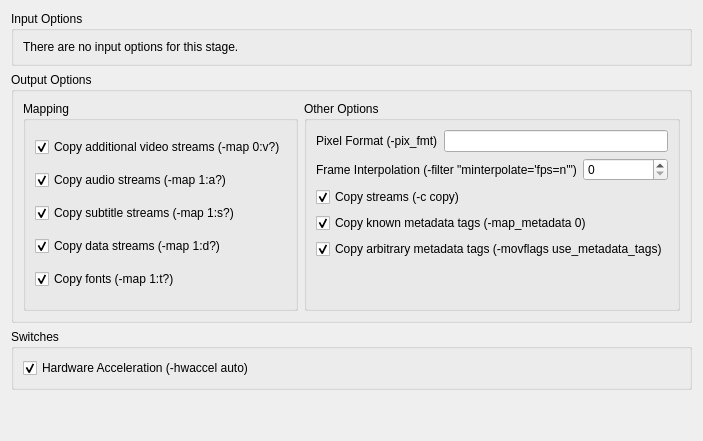
          <widget class="QWidget" name="ffmpegMigrateStreamsTab">
           <attribute name="title">
            <string>Streams Migration</string>
           </attribute>
           <layout class="QVBoxLayout" name="verticalLayout_30">
            <item>
             <widget class="QGroupBox" name="ffmpegMigrateStreamsInputOptionsGroupBox">
              <property name="title">
               <string>Input Options</string>
              </property>
              <layout class="QVBoxLayout" name="verticalLayout_28">
               <item>
                <widget class="QLabel" name="ffmpegMigrateStreamsInputOptionsLabel">
                 <property name="text">
                  <string>There are no input options for this stage.</string>
                 </property>
                </widget>
               </item>
              </layout>
             </widget>
            </item>
            <item>
             <widget class="QGroupBox" name="ffmpegMigrateStreamsOutputOptionsGroupBox">
              <property name="title">
               <string>Output Options</string>
              </property>
              <layout class="QHBoxLayout" name="horizontalLayout_2">
               <item>
                <widget class="QGroupBox" name="ffmpegMigrateStreamsOutputOptionsMappingGroupBox">
                 <property name="title">
                  <string>Mapping</string>
                 </property>
                 <layout class="QVBoxLayout" name="verticalLayout_31">
                  <item>
                   <widget class="QCheckBox" name="ffmpegMigrateStreamsOutputOptionsMappingVideoCheckBox">
                    <property name="text">
                     <string>Copy additional video streams (-map 0:v?)</string>
                    </property>
                    <property name="checked">
                     <bool>true</bool>
                    </property>
                   </widget>
                  </item>
                  <item>
                   <widget class="QCheckBox" name="ffmpegMigrateStreamsOutputOptionsMappingAudioCheckBox">
                    <property name="text">
                     <string>Copy audio streams (-map 1:a?)</string>
                    </property>
                    <property name="checked">
                     <bool>true</bool>
                    </property>
                   </widget>
                  </item>
                  <item>
                   <widget class="QCheckBox" name="ffmpegMigrateStreamsOutputOptionsMappingSubtitleCheckBox">
                    <property name="text">
                     <string>Copy subtitle streams (-map 1:s?)</string>
                    </property>
                    <property name="checked">
                     <bool>true</bool>
                    </property>
                   </widget>
                  </item>
                  <item>
                   <widget class="QCheckBox" name="ffmpegMigrateStreamsOutputOptionsMappingDataCheckBox">
                    <property name="text">
                     <string>Copy data streams (-map 1:d?)</string>
                    </property>
                    <property name="checked">
                     <bool>true</bool>
                    </property>
                   </widget>
                  </item>
                  <item>
                   <widget class="QCheckBox" name="ffmpegMigrateStreamsOutputOptionsMappingFontCheckBox">
                    <property name="text">
                     <string>Copy fonts (-map 1:t?)</string>
                    </property>
                    <property name="checked">
                     <bool>true</bool>
                    </property>
                   </widget>
                  </item>
                 </layout>
                </widget>
               </item>
               <item>
                <widget class="QGroupBox" name="ffmpegMigrateStreamsOutputOptionsOtherGroupBox">
                 <property name="title">
                  <string>Other Options</string>
                 </property>
                 <layout class="QVBoxLayout" name="verticalLayout_32">
                  <item>
                   <layout class="QHBoxLayout" name="ffmpegMigrateStreamsOutputOptionsPixelFormatHorizontalLayout">
                    <item>
                     <widget class="QLabel" name="ffmpegMigrateStreamsOutputOptionsPixelFormatLabel">
                      <property name="text">
                       <string>Pixel Format (-pix_fmt)</string>
                      </property>
                     </widget>
                    </item>
                    <item>
                     <widget class="QLineEdit" name="ffmpegMigrateStreamsOutputOptionsPixelFormatLineEdit"/>
                    </item>
                   </layout>
                  </item>
                  <item>
                   <layout class="QHBoxLayout" name="ffmpegMigrateStreamsOutputOptionsFrameInterpolationHorizontalLayout">
                    <item>
                     <widget class="QLabel" name="ffmpegMigrateStreamsOutputOptionsFrameInterpolationLabel">
                      <property name="text">
                       <string>Frame Interpolation (-filter &quot;minterpolate='fps=n'&quot;)</string>
                      </property>
                     </widget>
                    </item>
                    <item>
                     <widget class="QSpinBox" name="ffmpegMigrateStreamsOutputOptionsFrameInterpolationSpinBox">
                      <property name="maximum">
                       <number>9999</number>
                      </property>
                     </widget>
                    </item>
                   </layout>
                  </item>
                  <item>
                   <widget class="QCheckBox" name="ffmpegMigrateStreamsOutputOptionsCopyStreamsCheckBox">
                    <property name="toolTip">
                     <string>Copy streams without re-encoding</string>
                    </property>
                    <property name="text">
                     <string>Copy streams (-c copy)</string>
                    </property>
                    <property name="checked">
                     <bool>true</bool>
                    </property>
                   </widget>
                  </item>
                  <item>
                   <widget class="QCheckBox" name="ffmpegMigrateStreamsOutputOptionsCopyKnownMetadataTagsCheckBox">
                    <property name="text">
                     <string>Copy known metadata tags (-map_metadata 0)</string>
                    </property>
                    <property name="checked">
                     <bool>true</bool>
                    </property>
                   </widget>
                  </item>
                  <item>
                   <widget class="QCheckBox" name="ffmpegMigrateStreamsOutputOptionsCopyArbitraryMetadataTagsCheckBox">
                    <property name="text">
                     <string>Copy arbitrary metadata tags (-movflags use_metadata_tags)</string>
                    </property>
                    <property name="checked">
                     <bool>true</bool>
                    </property>
                   </widget>
                  </item>
                  <item>
                   <spacer name="ffmpegMigrateStreamsOutputOptionsOtherVerticalSpacer">
                    <property name="orientation">
                     <enum>Qt::Vertical</enum>
                    </property>
                    <property name="sizeHint" stdset="0">
                     <size>
                      <width>20</width>
                      <height>40</height>
                     </size>
                    </property>
                   </spacer>
                  </item>
                 </layout>
                </widget>
               </item>
              </layout>
             </widget>
            </item>
            <item>
             <widget class="QGroupBox" name="ffmpegMigrateStreamsGeneralGroupBox">
              <property name="title">
               <string>Switches</string>
              </property>
              <layout class="QVBoxLayout" name="verticalLayout_29">
               <item>
                <widget class="QCheckBox" name="ffmpegMigrateStreamsHardwareAccelerationCheckBox">
                 <property name="text">
                  <string>Hardware Acceleration (-hwaccel auto)</string>
                 </property>
                 <property name="checked">
                  <bool>true</bool>
                 </property>
                </widget>
               </item>
              </layout>
             </widget>
            </item>
            <item>
             <spacer name="ffmpegMigrateStreamsVerticalSpacer">
              <property name="orientation">
               <enum>Qt::Vertical</enum>
              </property>
              <property name="sizeHint" stdset="0">
               <size>
                <width>20</width>
                <height>40</height>
               </size>
              </property>
             </spacer>
            </item>
           </layout>
          </widget>
